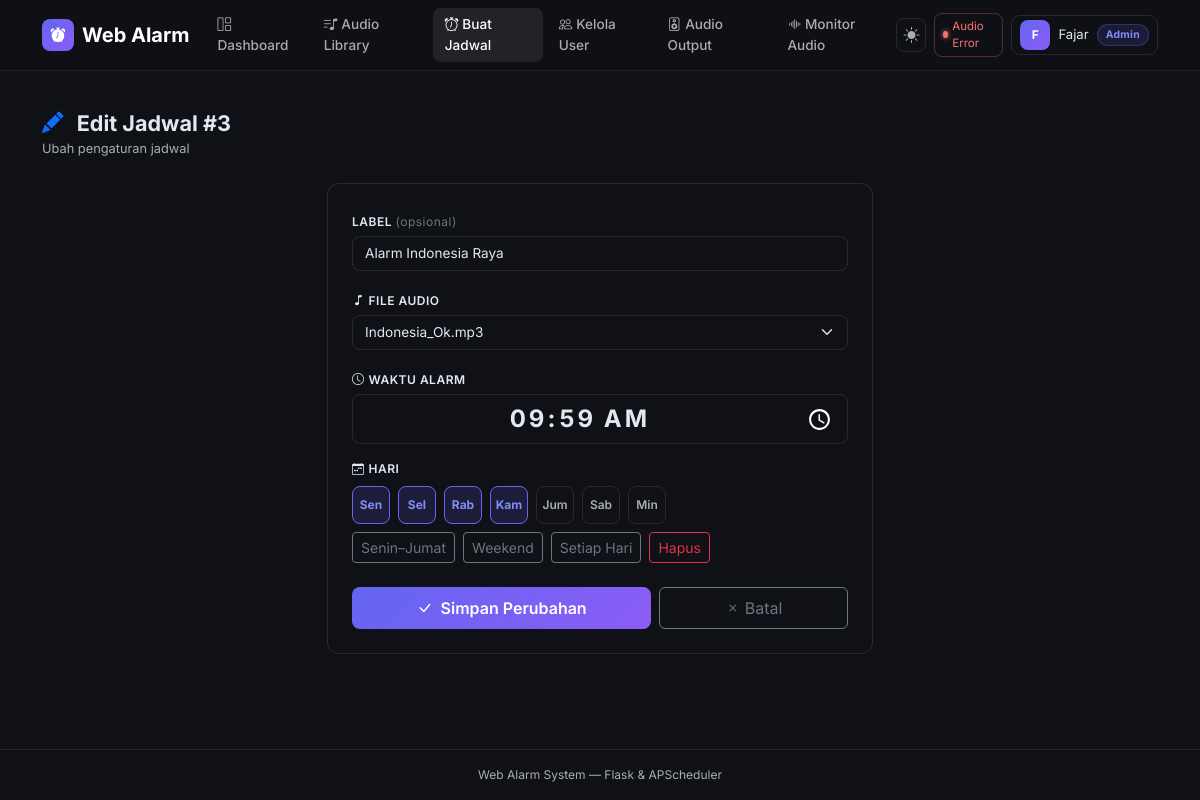
The page /schedules/edit/3 (signed in) on the database its author committed.
### models.py (models this page shows, shortened)
class User(UserMixin, db.Model):
    __tablename__ = 'users'
    id = db.Column(db.Integer, primary_key=True)
    name = db.Column(db.String(120), nullable=False)
    email = db.Column(db.String(120), unique=True, nullable=False)
    password_hash = db.Column(db.String(256), nullable=False)
    role = db.Column(db.String(20), default='user', nullable=False)
    is_active = db.Column(db.Boolean, default=True, nullable=False)
    created_at = db.Column(db.DateTime, default=datetime.utcnow, nullable=False)
    audios = db.relationship('Audio', backref='uploader', lazy=True)

class Schedule(db.Model):
    __tablename__ = 'schedules'
    id = db.Column(db.Integer, primary_key=True)
    label = db.Column(db.String(120), nullable=True)
    audio_id = db.Column(db.Integer, db.ForeignKey('audios.id'), nullable=False)
    time_hour = db.Column(db.Integer, nullable=False)
    time_minute = db.Column(db.Integer, nullable=False)
    days_of_week = db.Column(db.String(20), nullable=False)
    is_active = db.Column(db.Boolean, default=True, nullable=False)
    created_by = db.Column(db.Integer, db.ForeignKey('users.id'), nullable=True)
    created_at = db.Column(db.DateTime, default=datetime.utcnow, nullable=False)
    creator = db.relationship('User', foreign_keys=[created_by], backref='schedules')
    def time_display(self):
        return f'{self.time_hour:02d}:{self.time_minute:02d}'

class Audio(db.Model):
    __tablename__ = 'audios'
    id = db.Column(db.Integer, primary_key=True)
    filename = db.Column(db.String(256), nullable=False)
    original_name = db.Column(db.String(256), nullable=False)
    filepath = db.Column(db.String(512), nullable=False)
    uploaded_by = db.Column(db.Integer, db.ForeignKey('users.id'), nullable=False)
    uploaded_at = db.Column(db.DateTime, default=datetime.utcnow, nullable=False)
    schedules = db.relationship('Schedule', backref='audio', lazy=True)

### app.py (the view, shortened to what this page needs)
@app.route('/schedules/edit/<int:schedule_id>', methods=['GET', 'POST'])
@login_required
@member_required
def edit_schedule(schedule_id):
    schedule = db.session.get(Schedule, schedule_id)
    if not schedule:
        abort(404)
    if not is_admin() and schedule.created_by != current_user.id:
        abort(403)
    audio_list = Audio.query.order_by(Audio.original_name).all()
    return render_template('schedule_form.html', audios=audio_list, schedule=schedule)

### app.py (called while the page is built)
@login_manager.user_loader
def load_user(user_id):
    return db.session.get(User, int(user_id))

def member_required(f):
    @wraps(f)
    def decorated(*args, **kwargs):
        if not current_user.is_authenticated:
            abort(403)
        if not current_user.is_active:
            logout_user()
            flash('Akun Anda telah dinonaktifkan.', 'danger')
            return redirect(url_for('login'))
        return f(*args, **kwargs)
    return decorated

def is_admin():
    return current_user.is_authenticated and current_user.role == 'admin'

### templates/schedule_form.html (shortened to what this page needs)
{% extends "base.html" %}
{% block content %}
<div class="mb-4">
  <h1 class="pg-title">
    <i class="bi bi-{% if schedule %}pencil-fill{% else %}alarm-fill{% endif %} me-2 text-primary"></i>
    {% if schedule %}Edit Jadwal #{{ schedule.id }}{% else %}Buat Jadwal Baru{% endif %}
  </h1>
  <p class="pg-sub mb-0">
    {% if schedule %}Ubah pengaturan jadwal{% else %}Tambahkan alarm terjadwal baru{% endif %}
  </p>
</div>
<div class="row justify-content-center">
  <div class="col-12 col-md-9 col-lg-7 col-xl-6">
    <div class="card">
      <div class="card-body p-4">
        <form method="post" novalidate>
          <div class="mb-3">
            <label class="form-label">
              Label
              <span class="text-secondary fw-normal text-lowercase">(opsional)</span>
            </label>
            <input type="text" class="form-control" name="label"
                   placeholder="misal: Bel Masuk, Sholat Dzuhur…"
                   value="{{ schedule.label or '' if schedule else '' }}"/>
          </div>
          <div class="mb-3">
            <label class="form-label"><i class="bi bi-music-note me-1"></i>File Audio</label>
            {% if audios %}
            <select class="form-select" name="audio_id" required>
              {% for audio in audios %}
                <option value="{{ audio.id }}"
                  {% if schedule and schedule.audio_id == audio.id %}selected{% endif %}>
                  {{ audio.original_name }}
                </option>
              {% endfor %}
            </select>
            {% else %}
            <div class="alert alert-warning" style="font-size:.85rem">
              <i class="bi bi-exclamation-triangle me-1"></i>
              Belum ada audio.
              <a href="{{ url_for('audios') }}" class="alert-link">Upload dulu</a>.
            </div>
            {% endif %}
          </div>
          <div class="mb-3">
            <label class="form-label"><i class="bi bi-clock me-1"></i>Waktu Alarm</label>
            <input type="time" class="form-control text-center fw-bold" name="time"
                   required style="font-size:1.5rem;letter-spacing:3px"
                   value="{{ schedule.time_display() if schedule else '' }}"/>
          </div>
          <div class="mb-4">
            <label class="form-label d-block mb-2">
              <i class="bi bi-calendar-week me-1"></i>Hari
            </label>
            <div class="d-flex flex-wrap gap-2 mb-2">
              {% set day_labels = [
                ('0','Sen'),('1','Sel'),('2','Rab'),
                ('3','Kam'),('4','Jum'),('5','Sab'),('6','Min')
              ] %}
              {% for val, lbl in day_labels %}
              {% set chk = schedule and val in schedule.days_of_week.split(',') %}
              <div class="day-chip">
                <label for="d{{ val }}">{{ lbl }}</label>
              </div>
              {% endfor %}
            </div>
            <div class="d-flex flex-wrap gap-2 mt-1">
              <button type="button" class="btn btn-sm btn-outline-secondary"
                      data-days='["0","1","2","3","4"]'>Senin–Jumat</button>
              <button type="button" class="btn btn-sm btn-outline-secondary"
                      data-days='["5","6"]'>Weekend</button>
              <button type="button" class="btn btn-sm btn-outline-secondary"
                      data-days='["0","1","2","3","4","5","6"]'>Setiap Hari</button>
              <button type="button" class="btn btn-sm btn-outline-danger"
                      data-days='[]'>Hapus</button>
            </div>
          </div>
          <div class="d-flex flex-column flex-sm-row gap-2">
            <button type="submit" class="btn btn-grad flex-fill py-2"
                    {% if not audios %}disabled{% endif %}>
              <i class="bi bi-check-lg me-1"></i>
              {% if schedule %}Simpan Perubahan{% else %}Buat Jadwal{% endif %}
            </button>
            <a href="{{ url_for('index') }}"
               class="btn btn-outline-secondary flex-fill py-2 text-center">
              <i class="bi bi-x me-1"></i>Batal
            </a>
          </div>
        </form>
      </div>
    </div>
  </div>
</div>
{% endblock %}

### templates/base.html (shortened to what this page needs)
<!DOCTYPE html>
<html lang="id" data-bs-theme="dark">
<head>
  <link href="https://cdn.jsdelivr.net/npm/bootstrap@5.3.3/dist/css/bootstrap.min.css"
        rel="stylesheet"/>
  <link href="https://cdn.jsdelivr.net/npm/bootstrap-icons@1.11.3/font/bootstrap-icons.min.css"
        rel="stylesheet"/>
</head>
<body>
<nav class="navbar navbar-expand-lg sticky-top navbar-main">
  <div class="container-xl">
    <a class="navbar-brand d-flex align-items-center gap-2 fw-bold" href="{{ url_for('index') }}">
      <span class="navbar-brand-icon"><i class="bi bi-alarm-fill"></i></span>
      Web Alarm
    </a>
    <div class="collapse navbar-collapse" id="mainNav">
      <ul class="navbar-nav me-auto gap-1 mt-2 mt-lg-0">
        {% if current_user.is_authenticated %}
          <li class="nav-item">
            <a class="nav-link {% if request.endpoint == 'index' %}active{% endif %}"
               href="{{ url_for('index') }}">
              <i class="bi bi-grid-1x2 me-1"></i>Dashboard
            </a>
          </li>
          <li class="nav-item">
            <a class="nav-link {% if request.endpoint == 'audios' %}active{% endif %}"
               href="{{ url_for('audios') }}">
              <i class="bi bi-music-note-list me-1"></i>Audio Library
            </a>
          </li>
          <li class="nav-item">
            <a class="nav-link {% if request.endpoint in ['new_schedule','edit_schedule'] %}active{% endif %}"
               href="{{ url_for('new_schedule') }}">
              <i class="bi bi-alarm me-1"></i>Buat Jadwal
            </a>
          </li>
          {% if is_admin() %}
          <li class="nav-item">
            <a class="nav-link {% if request.endpoint in ['users','create_user','edit_user'] %}active{% endif %}"
               href="{{ url_for('users') }}">
              <i class="bi bi-people me-1"></i>Kelola User
            </a>
          </li>
          <li class="nav-item">
            <a class="nav-link {% if request.endpoint == 'audio_settings' %}active{% endif %}"
               href="{{ url_for('audio_settings') }}">
              <i class="bi bi-speaker me-1"></i>Audio Output
            </a>
          </li>
          <li class="nav-item">
            <a class="nav-link {% if request.endpoint == 'audio_monitor' %}active{% endif %}"
               href="{{ url_for('audio_monitor') }}">
              <i class="bi bi-soundwave me-1"></i>Monitor Audio
            </a>
          </li>
          {% endif %}
        {% endif %}
      </ul>
      <div class="d-flex align-items-center gap-2 mt-2 mt-lg-0">
        <button id="themeToggle" type="button" title="Toggle tema"
                onclick="toggleTheme()" class="d-none d-lg-flex">
          <i class="bi bi-sun-fill" id="themeIcon"></i>
        </button>
        {% if current_user.is_authenticated %}
        <div id="audioHealthBadge"
             class="d-none d-lg-flex align-items-center gap-1 px-2 py-1"
             style="border-radius:8px;border:1px solid var(--bs-border-color);
                    font-size:.72rem;cursor:pointer;transition:all .2s"
             onclick="triggerAudioRepair(this)"
             title="Status koneksi audio hardware">
          <span id="audioHealthDot"
                style="width:7px;height:7px;border-radius:50%;
                       background:#6c757d;display:inline-block;
                       transition:background .3s"></span>
          <span id="audioHealthText" style="color:var(--bs-secondary-color)">Audio…</span>
        </div>
        {% endif %}
        {% if current_user.is_authenticated %}
          <div class="dropdown">
            <button class="btn btn-sm d-flex align-items-center gap-2 px-2 py-1"
                    style="border:1px solid var(--bs-border-color);border-radius:9px;
                           background:transparent;color:var(--bs-body-color)"
                    data-bs-toggle="dropdown" aria-expanded="false">
              <span class="user-av">{{ current_user.name[0]|upper }}</span>
              <span class="d-none d-sm-inline fw-500" style="font-size:.82rem">
                {{ current_user.name.split()[0] }}
              </span>
              <span class="{% if is_admin() %}badge-admin{% else %}badge-user{% endif %}">
                {{ 'Admin' if is_admin() else 'User' }}
              </span>
            </button>
          </div>
        {% else %}
          <a href="{{ url_for('login') }}" class="btn btn-sm btn-outline-secondary px-3">Login</a>
          <a href="{{ url_for('register') }}" class="btn btn-sm btn-grad px-3">Daftar</a>
        {% endif %}
      </div>
    </div>
  </div>
</nav>
<div class="container-xl pt-3">
</div>
<main class="container-xl py-4">
  {% block content %}{% endblock %}
</main>
<footer class="border-top py-3">
  <div class="container-xl text-center" style="font-size:.75rem;color:var(--bs-secondary-color)">
    Web Alarm System &mdash; Flask &amp; APScheduler
  </div>
</footer>
</body>
</html>

### templates/base.html (style rules this page uses)
body { font-family: 'Inter', system-ui, sans-serif; min-height: 100vh; display: flex; flex-direction: column; }
main { flex: 1; }
[data-bs-theme="dark"] { --bs-body-bg: #0f1117; --bs-body-color: #e2e8f0; --bs-border-color: rgba(255,255,255,.1); --bs-card-bg: #1a1f2e; --bs-secondary-bg: #141824; --bs-tertiary-bg: #1e2433; }
:root { --accent: #6366f1; --accent2: #8b5cf6; --accent-rgb: 99,102,241; }
[data-bs-theme="dark"] .navbar-main { background: rgba(15,17,23,.97) !important; border-bottom: 1px solid rgba(255,255,255,.08); backdrop-filter: blur(12px); }
.navbar-brand-icon { width: 32px; height: 32px; border-radius: 8px; background: linear-gradient(135deg, var(--accent), var(--accent2)); display: inline-flex; align-items: center; justify-content: center; font-size: .9rem; color: #fff; flex-shrink: 0; }
.nav-link { font-size: .85rem; font-weight: 500; border-radius: 8px !important; padding: .4rem .75rem !important; transition: background .15s; }
[data-bs-theme="dark"] .nav-link:hover, [data-bs-theme="dark"] .nav-link.active { background: rgba(255,255,255,.08) !important; color: #fff !important; }
.card { border-radius: 12px; border-color: var(--bs-border-color); }
.btn-grad { background: linear-gradient(135deg, var(--accent), var(--accent2)); border: none; color: #fff; font-weight: 600; border-radius: 8px; transition: opacity .15s, transform .1s; }
.badge-admin { background: rgba(var(--accent-rgb),.15); color: #818cf8; border: 1px solid rgba(var(--accent-rgb),.3); padding: 2px 8px; border-radius: 20px; font-size: .65rem; font-weight: 700; letter-spacing: .3px; }
.form-control, .form-select { border-radius: 8px; font-size: .85rem; }
.form-label { font-size: .75rem; font-weight: 600; text-transform: uppercase; letter-spacing: .5px; margin-bottom: .35rem; }
.day-chip label { display: inline-flex; align-items: center; justify-content: center; width: 38px; height: 38px; border-radius: 8px; font-size: .75rem; font-weight: 600; cursor: pointer; border: 1px solid var(--bs-border-color); background: transparent; color: var(--bs-secondary-color); transition: all .15s; user-select: none; }
.day-chip input:checked + label { background: rgba(var(--accent-rgb),.15); border-color: var(--accent); color: #818cf8; font-weight: 700; }
#themeToggle { width: 34px; height: 34px; border-radius: 8px; border: 1px solid var(--bs-border-color); background: transparent; display: flex; align-items: center; justify-content: center; cursor: pointer; transition: all .15s; font-size: 1rem; color: var(--bs-secondary-color); }
.user-av { width: 30px; height: 30px; border-radius: 8px; background: linear-gradient(135deg, var(--accent), var(--accent2)); display: inline-flex; align-items: center; justify-content: center; font-size: .75rem; font-weight: 700; color: #fff; flex-shrink: 0; }
.pg-title { font-size: 1.35rem; font-weight: 700; margin: 0; }
.pg-sub { font-size: .8rem; color: var(--bs-secondary-color); margin-top: 3px; }

### rows shown on the page
User: name "F", name "Fajar", is_active+role "Admin"
Schedule: id "3", label "Alarm Indonesia Raya", audio_id "Indonesia_Ok.mp3", time "09:59"

### other values the page prints
{{ lbl }} "Sen" "Sel" "Rab" "Kam" "Jum" "Sab" "Min"
